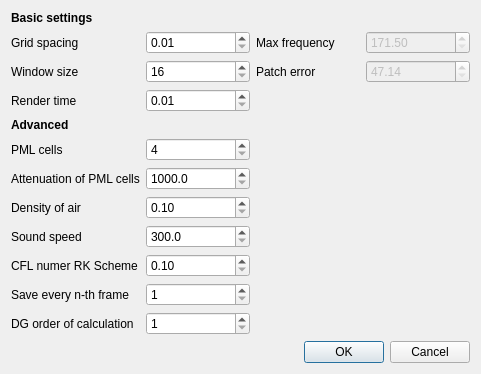
<?xml version="1.0" encoding="UTF-8"?>
<ui version="4.0">
 <class>DocumentSettings</class>
 <widget class="QDialog" name="DocumentSettings">
  <property name="geometry">
   <rect>
    <x>0</x>
    <y>0</y>
    <width>481</width>
    <height>313</height>
   </rect>
  </property>
  <property name="windowTitle">
   <string>Dialog</string>
  </property>
  <layout class="QGridLayout" name="gridLayout">
   <item row="3" column="1">
    <widget class="QDoubleSpinBox" name="sbRenderTime">
     <property name="minimum">
      <double>0.010000000000000</double>
     </property>
     <property name="maximum">
      <double>10.000000000000000</double>
     </property>
     <property name="singleStep">
      <double>0.050000000000000</double>
     </property>
    </widget>
   </item>
   <item row="1" column="2">
    <widget class="QLabel" name="label_2">
     <property name="text">
      <string>Max frequency</string>
     </property>
    </widget>
   </item>
   <item row="1" column="1">
    <widget class="QDoubleSpinBox" name="sbGridSpacing">
     <property name="minimum">
      <double>0.010000000000000</double>
     </property>
     <property name="maximum">
      <double>1.000000000000000</double>
     </property>
     <property name="singleStep">
      <double>0.010000000000000</double>
     </property>
    </widget>
   </item>
   <item row="2" column="2">
    <widget class="QLabel" name="label_4">
     <property name="text">
      <string>Patch error</string>
     </property>
    </widget>
   </item>
   <item row="1" column="3">
    <widget class="QDoubleSpinBox" name="sbMaxFreq">
     <property name="enabled">
      <bool>false</bool>
     </property>
     <property name="minimum">
      <double>171.500000000000000</double>
     </property>
     <property name="maximum">
      <double>17150.000000000000000</double>
     </property>
    </widget>
   </item>
   <item row="5" column="0">
    <widget class="QLabel" name="label_8">
     <property name="text">
      <string>PML cells</string>
     </property>
    </widget>
   </item>
   <item row="4" column="0">
    <widget class="QLabel" name="label_6">
     <property name="font">
      <font>
       <weight>75</weight>
       <bold>true</bold>
      </font>
     </property>
     <property name="text">
      <string>Advanced</string>
     </property>
    </widget>
   </item>
   <item row="3" column="0">
    <widget class="QLabel" name="label_5">
     <property name="text">
      <string>Render time</string>
     </property>
    </widget>
   </item>
   <item row="6" column="0">
    <widget class="QLabel" name="label_9">
     <property name="text">
      <string>Attenuation of PML cells</string>
     </property>
    </widget>
   </item>
   <item row="2" column="0">
    <widget class="QLabel" name="label_3">
     <property name="text">
      <string>Window size</string>
     </property>
    </widget>
   </item>
   <item row="7" column="0">
    <widget class="QLabel" name="label_10">
     <property name="text">
      <string>Density of air</string>
     </property>
    </widget>
   </item>
   <item row="10" column="0">
    <widget class="QLabel" name="label_13">
     <property name="text">
      <string>Save every n-th frame</string>
     </property>
    </widget>
   </item>
   <item row="8" column="0">
    <widget class="QLabel" name="label_11">
     <property name="text">
      <string>Sound speed</string>
     </property>
    </widget>
   </item>
   <item row="9" column="0">
    <widget class="QLabel" name="label_12">
     <property name="text">
      <string>CFL numer RK Scheme</string>
     </property>
    </widget>
   </item>
   <item row="6" column="1">
    <widget class="QDoubleSpinBox" name="sbAttenuationOfPMLCells">
     <property name="decimals">
      <number>1</number>
     </property>
     <property name="minimum">
      <double>1000.000000000000000</double>
     </property>
     <property name="maximum">
      <double>200000.000000000000000</double>
     </property>
     <property name="singleStep">
      <double>100.000000000000000</double>
     </property>
    </widget>
   </item>
   <item row="7" column="1">
    <widget class="QDoubleSpinBox" name="sbDensity">
     <property name="minimum">
      <double>0.100000000000000</double>
     </property>
     <property name="maximum">
      <double>5.000000000000000</double>
     </property>
     <property name="singleStep">
      <double>0.050000000000000</double>
     </property>
    </widget>
   </item>
   <item row="5" column="1">
    <widget class="QSpinBox" name="sbPMLCells">
     <property name="minimum">
      <number>4</number>
     </property>
     <property name="maximum">
      <number>128</number>
     </property>
    </widget>
   </item>
   <item row="10" column="1">
    <widget class="QSpinBox" name="sbSaveEveryNth">
     <property name="minimum">
      <number>1</number>
     </property>
     <property name="maximum">
      <number>1000</number>
     </property>
     <property name="value">
      <number>1</number>
     </property>
     <property name="displayIntegerBase">
      <number>10</number>
     </property>
    </widget>
   </item>
   <item row="9" column="1">
    <widget class="QDoubleSpinBox" name="sbCFLNumerRKScheme">
     <property name="minimum">
      <double>0.100000000000000</double>
     </property>
     <property name="maximum">
      <double>10000.000000000000000</double>
     </property>
    </widget>
   </item>
   <item row="8" column="1">
    <widget class="QDoubleSpinBox" name="sbSoundSpeed">
     <property name="decimals">
      <number>1</number>
     </property>
     <property name="minimum">
      <double>300.000000000000000</double>
     </property>
     <property name="maximum">
      <double>400.000000000000000</double>
     </property>
     <property name="singleStep">
      <double>5.000000000000000</double>
     </property>
    </widget>
   </item>
   <item row="1" column="0">
    <widget class="QLabel" name="label">
     <property name="text">
      <string>Grid spacing</string>
     </property>
    </widget>
   </item>
   <item row="12" column="0" colspan="4">
    <widget class="QDialogButtonBox" name="buttonBox">
     <property name="orientation">
      <enum>Qt::Horizontal</enum>
     </property>
     <property name="standardButtons">
      <set>QDialogButtonBox::Cancel|QDialogButtonBox::Ok</set>
     </property>
    </widget>
   </item>
   <item row="2" column="1">
    <widget class="QSpinBox" name="sbWindowSize">
     <property name="minimum">
      <number>16</number>
     </property>
     <property name="maximum">
      <number>64</number>
     </property>
    </widget>
   </item>
   <item row="0" column="0">
    <widget class="QLabel" name="label_15">
     <property name="font">
      <font>
       <weight>75</weight>
       <bold>true</bold>
      </font>
     </property>
     <property name="text">
      <string>Basic settings</string>
     </property>
    </widget>
   </item>
   <item row="2" column="3">
    <widget class="QDoubleSpinBox" name="sbPatchError">
     <property name="enabled">
      <bool>false</bool>
     </property>
     <property name="minimum">
      <double>47.140000000000001</double>
     </property>
     <property name="maximum">
      <double>115.709999999999994</double>
     </property>
    </widget>
   </item>
   <item row="11" column="0">
    <widget class="QLabel" name="label_7">
     <property name="text">
      <string>DG order of calculation</string>
     </property>
    </widget>
   </item>
   <item row="11" column="1">
    <widget class="QSpinBox" name="sbDGOrder">
     <property name="minimum">
      <number>1</number>
     </property>
    </widget>
   </item>
  </layout>
 </widget>
 <resources/>
 <connections>
  <connection>
   <sender>buttonBox</sender>
   <signal>accepted()</signal>
   <receiver>DocumentSettings</receiver>
   <slot>accept()</slot>
   <hints>
    <hint type="sourcelabel">
     <x>248</x>
     <y>254</y>
    </hint>
    <hint type="destinationlabel">
     <x>157</x>
     <y>274</y>
    </hint>
   </hints>
  </connection>
  <connection>
   <sender>buttonBox</sender>
   <signal>rejected()</signal>
   <receiver>DocumentSettings</receiver>
   <slot>reject()</slot>
   <hints>
    <hint type="sourcelabel">
     <x>316</x>
     <y>260</y>
    </hint>
    <hint type="destinationlabel">
     <x>286</x>
     <y>274</y>
    </hint>
   </hints>
  </connection>
 </connections>
</ui>
